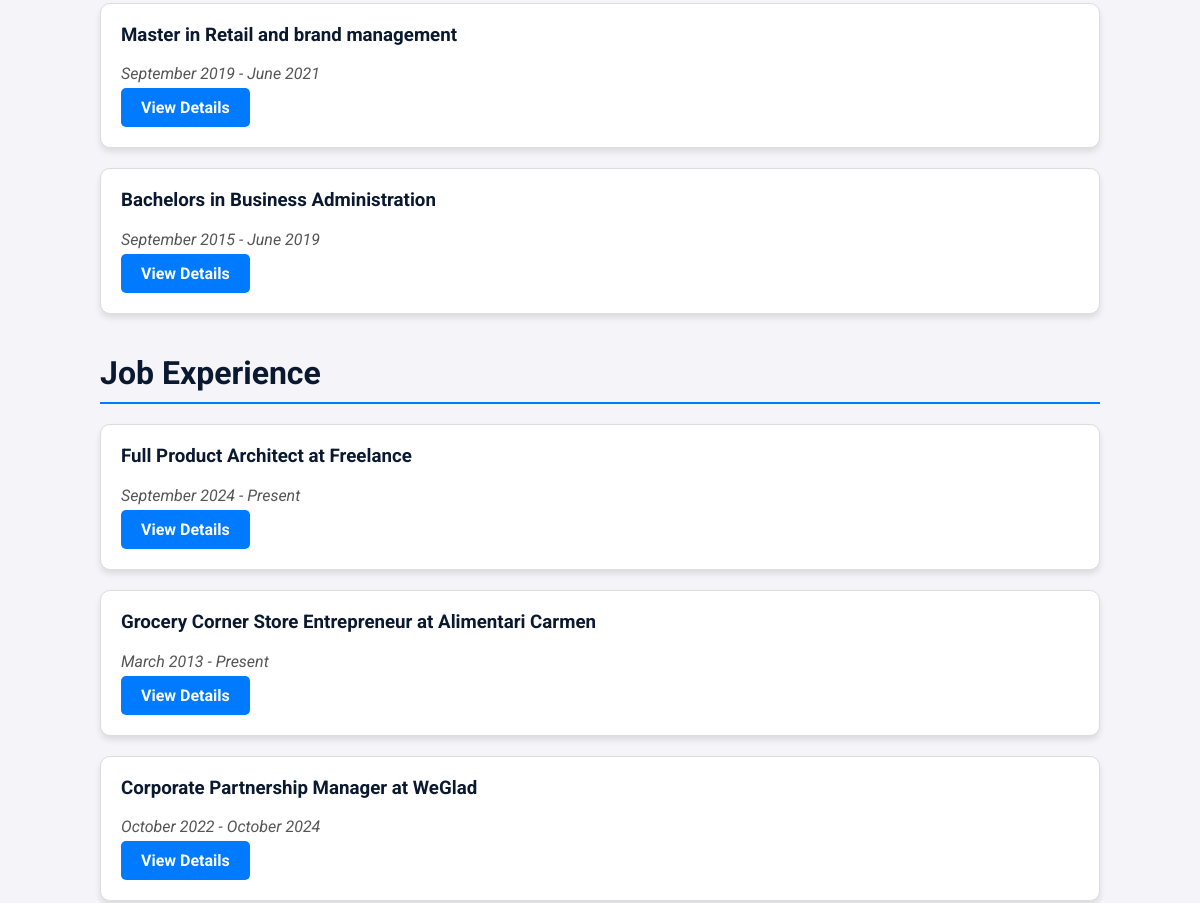
Page /en/education/ (middle part) on the earlier database version.
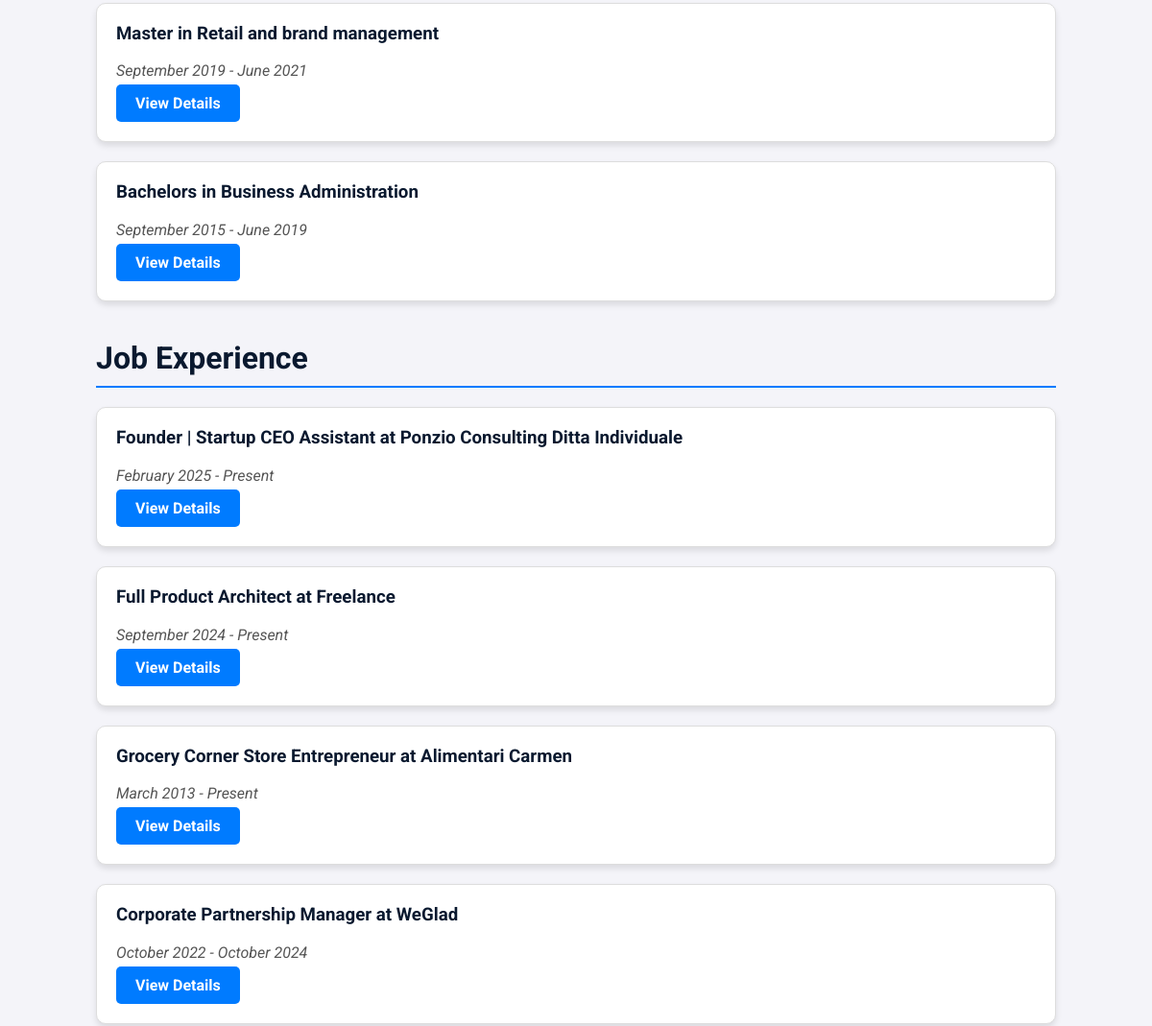
Same page on the later database version.
### portfolio/models.py (models this page shows, shortened)
class Education(models.Model):
    DEGREE_CHOICES = [
        ('Bachelors', _('Bachelors')),
        ('Masters', _('Masters')),
        ('Master', _('Master')),
        ('PhD', _('PhD')),
        ('Other', _('Other')),
    ]
    institution_en = models.CharField(
        max_length=255,
        help_text=_("Name of the educational institution in English."),
        verbose_name=_("Institution (EN)")
    )
    institution_it = models.CharField(
        max_length=255,
        help_text=_("Name of the educational institution in Italian."),
        verbose_name=_("Institution (IT)")
    )
    degree = models.CharField(
        max_length=50,
        choices=DEGREE_CHOICES,
        help_text=_("Degree type (e.g., Bachelor's, Master's)."),
        verbose_name=_("Degree")
    )
    field_of_study_en = models.CharField(
        max_length=255,
        help_text=_("Field of study in English (e.g., Computer Science)."),
        verbose_name=_("Field of Study (EN)")
    )
    field_of_study_it = models.CharField(
        max_length=255,
        help_text=_("Field of study in Italian (e.g., Informatica)."),
        verbose_name=_("Field of Study (IT)")
    )
    start_date = models.DateField(
        help_text=_("Start date of the program."),
        verbose_name=_("Start Date")
    )
    end_date = models.DateField(
        help_text=_("End date of the program, or expected end date."),
        verbose_name=_("End Date")
    )
    description_en = models.TextField(
        blank=True,
        help_text=_("Optional description of the program or notable achievements in English."),
        verbose_name=_("Description (EN)")
    )
    description_it = models.TextField(
        blank=True,
        help_text=_("Optional description of the program or notable achievements in Italian."),
        verbose_name=_("Description (IT)")
    )
    skills = models.ManyToManyField(
        'Skill',
        related_name="educations",
        blank=True,
        help_text=_("Skills related to this educational entry."),
        verbose_name=_("Skills")
    )
    class Meta:
        verbose_name = _("Education")
        verbose_name_plural = _("Education")

class JobExperience(models.Model):
    title_en = models.CharField(
        max_length=255,
        help_text=_("Job title in English (e.g., Software Developer)"),
        verbose_name=_("Title (EN)")
    )
    title_it = models.CharField(
        max_length=255,
        help_text=_("Job title in Italian (e.g., Sviluppatore Software)"),
        verbose_name=_("Title (IT)")
    )
    company = models.CharField(
        max_length=255,
        help_text=_("Company name"),
        verbose_name=_("Company")
    )
    start_date = models.DateField(
        help_text=_("Start date of the job"),
        verbose_name=_("Start Date")
    )
    end_date = models.DateField(
        null=True,
        blank=True,
        help_text=_("End date of the job (if applicable)"),
        verbose_name=_("End Date")
    )
    description_en = models.TextField(
        blank=True,
        help_text=_("Description of responsibilities or achievements in English"),
        verbose_name=_("Description (EN)")
    )
    description_it = models.TextField(
        blank=True,
        help_text=_("Description of responsibilities or achievements in Italian"),
        verbose_name=_("Description (IT)")
    )
    skills = models.ManyToManyField(
        'Skill',
        related_name="job_experiences",
        blank=True,
        help_text=_("Skills related to this job experience"),
        verbose_name=_("Skills")
    )
    class Meta:
        verbose_name = _("Job Experience")
        verbose_name_plural = _("Job Experiences")

### portfolio/views.py (the view)
# urls.py: path('education/', views.education, name='education'),
def education(request):
    user_language = get_language()  # Get the current language, e.g., 'en' or 'it'
    skills = Skill.objects.all()
    skill_ids = request.GET.getlist('skill')
    selected_skills = Skill.objects.filter(id__in=skill_ids) if skill_ids else []
    if skill_ids:
        certificates = Certificate.objects.filter(skills__id__in=skill_ids).distinct()
        present_education_history = Education.objects.filter(skills__id__in=skill_ids, end_date__isnull=True).distinct()
        past_education_history = Education.objects.filter(skills__id__in=skill_ids, end_date__isnull=False).order_by('-end_date').distinct()
        education_history = list(present_education_history) + list(past_education_history)
        present_job_experiences = JobExperience.objects.filter(skills__id__in=skill_ids, end_date__isnull=True).order_by('-start_date').distinct()
        past_job_experiences = JobExperience.objects.filter(skills__id__in=skill_ids, end_date__isnull=False).order_by('-start_date').distinct()
        job_experiences = list(present_job_experiences) + list(past_job_experiences)
    else:
        certificates = Certificate.objects.all()
        present_education_history = Education.objects.filter(end_date__isnull=True)
        past_education_history = Education.objects.filter(end_date__isnull=False).order_by('-end_date')
        education_history = list(present_education_history) + list(past_education_history)
        present_job_experiences = JobExperience.objects.filter(end_date__isnull=True).order_by('-start_date')
        past_job_experiences = JobExperience.objects.filter(end_date__isnull=False).order_by('-start_date')
        job_experiences = list(present_job_experiences) + list(past_job_experiences)
    for education in education_history:
        if user_language == 'it':
            education.display_degree = education.degree
            education.display_field_of_study = education.field_of_study_it
        else:
            education.display_degree = education.degree
            education.display_field_of_study = education.field_of_study_en
    for job in job_experiences:
        if user_language == 'it':
            job.display_title = job.title_it
            job.display_company = job.company
        else:
            job.display_title = job.title_en
            job.display_company = job.company
    for skill in skills:
        if user_language == 'it':
            skill.display_name = skill.name_it
        else:
            skill.display_name = skill.name_en
    for certificate in certificates:
        if user_language == 'it':
            certificate.display_title = certificate.title_it
            certificate.display_description = certificate.description_it
        else:
            certificate.display_title = certificate.title_en
            certificate.display_description = certificate.description_en
    context = {
        'skills': skills,
        'selected_skills': selected_skills,
        'certificates': certificates,
        'education_history': education_history,
        'job_experiences': job_experiences,
    }
    return render(request, 'portfolio/education.html', context)

### portfolio/templates/portfolio/education.html (shortened to what this page needs)
{% extends 'portfolio/base.html' %}
{% load static %}
{% load i18n %}
{% block styles %}
    <link rel="stylesheet" href="{% static 'portfolio/css/education.css' %}">
{% endblock %}
{% block content %}
<article class="education-page">
    <section class="education-section" aria-labelledby="education-heading">
        {% if education_history %}
        <ul class="education-list">
            {% for education in education_history %}
            <li class="education-item">
                <h3>{{ education.get_degree_display }} {% trans "in" %} {{ education.display_field_of_study }}</h3>
                <p class="time-period">
                    <time datetime="{{ education.start_date|date:'Y-m' }}">{{ education.start_date|date:"F Y" }}</time> -
                    <time datetime="{{ education.end_date|date:'Y-m' }}">{{ education.end_date|date:"F Y" }}</time>
                </p>
                <a href="{% url 'portfolio:education_detail' education.id %}" class="btn-detail">{% trans "View Details" %}</a>
            </li>
            {% endfor %}
        </ul>
        {% else %}
        <p>{% trans "No educational background available." %}</p>
        {% endif %}
    </section>
    <section class="experience-section" aria-labelledby="experience-heading">
        <h2 id="experience-heading" class="section-heading">{% trans "Job Experience" %}</h2>
        {% if job_experiences %}
        <ul class="experience-list">
            {% for job in job_experiences %}
            <li class="experience-item">
                <h3>{{ job.display_title }} {% trans "at" %} {{ job.display_company }}</h3>
                <p class="time-period">
                    <time datetime="{{ job.start_date|date:'Y-m-d' }}">{{ job.start_date|date:"F Y" }}</time> -
                    {% if job.end_date %}
                    <time datetime="{{ job.end_date|date:'Y-m-d' }}">{{ job.end_date|date:"F Y" }}</time>
                    {% else %}
                    {% trans "Present" %}
                    {% endif %}
                </p>
                <a href="{% url 'portfolio:job_experience_detail' job.id %}" class="btn-detail">{% trans "View Details" %}</a>
            </li>
            {% endfor %}
        </ul>
        {% else %}
        <p>{% trans "No job experiences found." %}</p>
        {% endif %}
    </section>
</article>
{% endblock %}

Differences in the rows shown:
added JobExperience: display_title "Founder | Startup CEO Assistant", display_company "Ponzio Consulting Ditta Individuale", start_date "February 2025"
